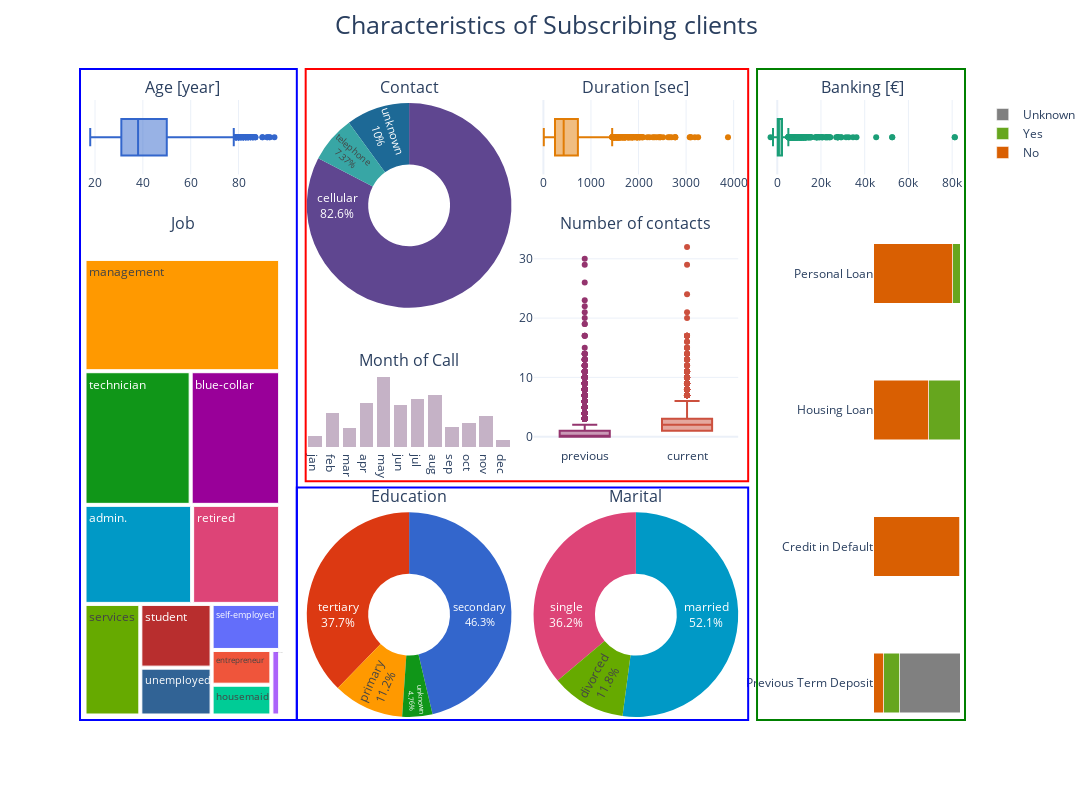

Write notebook code for a chart like this one.
### Markdown cell above
### 1.3.6. Summary

### Code cell
df_temp = df_banking.copy()
df_temp.poutcome = df_temp.poutcome.replace({'unknown': 'Unknown', 'failure': 'Failure', 'success': 'Success', "other": "Unknown"})
df_temp.month = pd.Categorical(df_temp.month, categories=['jan', 'feb', 'mar', 'apr', 'may', 'jun', 'jul', 'aug', 'sep', 'oct', 'nov', 'dec'], ordered=True) 
df_temp = df_temp[df_temp['deposit'] == "1"]


# Create a 3x5 subplot layout with specified spans
fig = make_subplots(
    rows=5, cols=8,
    specs=[
        [{'rowspan': 1, 'colspan': 2}, None, {"type": "domain", 'rowspan': 2, 'colspan': 2}, None, {'rowspan': 1, 'colspan': 2}, None, {'rowspan': 1, 'colspan': 2}, None],
        [{"type": "domain", 'rowspan': 4, 'colspan': 2}, None, None, None, {'rowspan': 2, 'colspan': 2}, None, None, {'rowspan': 1, 'colspan': 1}],
        [None, None, {'rowspan': 1, 'colspan': 2}, None, None, None, None, {'rowspan': 1, 'colspan': 1}],
        [None, None, {"type": "domain", 'rowspan': 2, 'colspan': 2}, None, {"type": "domain", 'rowspan': 2, 'colspan': 2}, None, None, {'rowspan': 1, 'colspan': 1}],
        [None, None, None, None, None, None, None, {'rowspan': 1, 'colspan': 1}],
    ],
    subplot_titles=["Age [year]", "Contact", "Duration [sec]", "Banking [€]", "Job", "Number of contacts", "", "Month of Call", "", "Education", "Marital", "", ""]
)

# Add traces to the subplots based on the specs

# Histogram
fig.add_trace(go.Histogram(x=df_temp.month.sort_values(), name="", showlegend=False, opacity=0.4, marker_color=px.colors.qualitative.Prism[9]), 3, 3)  # month

# Pie
fig.add_trace(go.Pie(labels=df_temp['contact'].value_counts().index, values=df_temp['contact'].value_counts().values, showlegend=False,
                     hole=.4, textinfo='label+percent', textposition='inside', insidetextorientation='radial',
                     marker=dict(colors=px.colors.qualitative.Prism)), 1, 3)                                                             # contact
fig.add_trace(go.Pie(labels=df_temp['education'].value_counts().index, values=df_temp['education'].value_counts().values, showlegend=False,
                     hole=.4, textinfo='label+percent', textposition='inside', insidetextorientation='radial',
                     marker=dict(colors=px.colors.qualitative.G10)), 4, 3)                                                                 # education
fig.add_trace(go.Pie(labels=df_temp['marital'].value_counts().index, values=df_temp['marital'].value_counts().values, showlegend=False,
                     hole=.4, textinfo='label+percent', textposition='inside', insidetextorientation='radial',
                     marker=dict(colors=px.colors.qualitative.G10[5:])), 4, 5)                                                                  # marital   

# Box
fig.add_trace(go.Box(x=df_temp['age'], name='', showlegend=False, marker_color=px.colors.qualitative.G10[0] ), 1, 1)  # age
fig.add_trace(go.Box(x=df_temp['duration'], name='', showlegend=False, marker_color=px.colors.qualitative.Prism[6]), 1, 5)  # duration
fig.add_trace(go.Box(y=df_temp[(df_temp['previous'] < 40)]["previous"], name='previous', showlegend=False, marker_color=px.colors.qualitative.Prism[8]), 2, 5)  # previous
fig.add_trace(go.Box(y=df_temp['campaign'], name='current', showlegend=False, marker_color=px.colors.qualitative.Prism[7]), 2, 5)  # campaign
fig.add_trace(go.Box(x=df_temp['balance'], name='', showlegend=False, marker_color=px.colors.qualitative.Dark2[0]), 1, 7)  # balance

# Bar
# loan
fig.add_trace(go.Bar(x=df_temp[df_temp['loan'] == 0]["loan"].value_counts().values, y=["Personal Loan"],
                     name='No', orientation='h', marker_color=px.colors.qualitative.Dark2[1], showlegend=False), 2, 8)
fig.add_trace(go.Bar(x=df_temp[df_temp['loan'] == 1]["loan"].value_counts().values, y=["Personal Loan"],
                     name='Yes', orientation='h', marker_color=px.colors.qualitative.Dark2[4], showlegend=False), 2, 8)
# housing
fig.add_trace(go.Bar(x=df_temp[df_temp['housing'] == 0]["housing"].value_counts().values, y=["Housing Loan"], orientation='h',
                     name='No', marker_color=px.colors.qualitative.Dark2[1], showlegend=False), 3, 8)
fig.add_trace(go.Bar(x=df_temp[df_temp['housing'] == 1]["housing"].value_counts().values, y=["Housing Loan"], orientation='h',
                     name='Yes', marker_color=px.colors.qualitative.Dark2[4], showlegend=False), 3, 8) 
# default
fig.add_trace(go.Bar(x=df_temp[df_temp['default'] == 0]["default"].value_counts().values, y=["Credit in Default"], orientation='h',
                     name='No', marker_color=px.colors.qualitative.Dark2[1], showlegend=False), 4, 8)
fig.add_trace(go.Bar(x=df_temp[df_temp['default'] == 1]["default"].value_counts().values, y=["Credit in Default"], orientation='h',
                     name='Yes', marker_color=px.colors.qualitative.Dark2[4], showlegend=False), 4, 8) 
# poutcome
fig.add_trace(go.Bar(x=df_temp[df_temp['poutcome'] == "Failure"]["poutcome"].value_counts().values, y=["Previous Term Deposit"], orientation='h',
                     name='No', marker_color=px.colors.qualitative.Dark2[1], showlegend=True), 5, 8)
fig.add_trace(go.Bar(x=df_temp[df_temp['poutcome'] == "Success"]["poutcome"].value_counts().values, y=["Previous Term Deposit"], orientation='h',
                     name='Yes', marker_color=px.colors.qualitative.Dark2[4], showlegend=True), 5, 8) 
fig.add_trace(go.Bar(x=df_temp[df_temp['poutcome'] == "Unknown"]["poutcome"].value_counts().values, y=["Previous Term Deposit"], orientation='h',
                     name='Unknown', marker_color='grey', showlegend=True), 5, 8)

# Treemap
fig.add_trace(go.Treemap(labels=df_temp['job'].value_counts().index, values=df_temp['job'].value_counts().values, parents=[''] * len(df_temp['job'].unique()), 
                         marker=dict(colors=px.colors.qualitative.G10[2:])), 2, 1)  # job

fig.update_xaxes(visible=False, row=2, col=8)  # loan
fig.update_xaxes(visible=False, row=3, col=8)  # housing
fig.update_xaxes(visible=False, row=4, col=8)  # default
fig.update_xaxes(visible=False, row=5, col=8)  # poutcome
fig.update_yaxes(visible=False, row=3, col=3)   # month
 
# Update layout
fig.update_layout(height=800, width=1400, barmode='stack', showlegend=True, template="plotly_white",
                  title={'text': "Characteristics of Subscribing clients", 'font': {'size': 25}, 'x': 0.5, 'xanchor': 'center', 'y': 0.98, 'yanchor': 'top'},
                  margin=dict(t=100),
                  shapes=[
                    # banking
                    dict(type="rect", xref="paper", yref="paper",
                        x0=0.765, x1=1, y0=0, y1=1.05, line=dict(color="green", width=2)),
                    # campaign
                    dict(type="rect", xref="paper", yref="paper",
                        x0=0.255, x1=0.755, y0=0.385, y1=1.05, line=dict(color="red", width=2)),
                    # Vertical part of the L
                    dict(type="rect", xref="paper", yref="paper",
                        x0=0.0, x1=0.245, y0=0, y1=1.05, line=dict(color="blue", width=2)),
                    # Horizontal part of the L
                    dict(type="rect", xref="paper", yref="paper",
                        x0=0.245, x1=0.755, y0=0.0, y1=0.375, line=dict(color="blue", width=2))],
                            )

# Show the figure
fig.show()
fig.write_image("../images/summary.svg")
fig.write_html("../images/summary.html")

### Figure 1 — Plotly figure (JSON) as saved in the notebook; plotly's stock layout.template omitted (floating-point values rounded to 4 significant figures; data arrays with more than 128 entries replaced by an {"elided": "..."} marker saying what was removed)
{"data": [{"marker": {"color": "rgb(111, 64, 112)"}, "name": "", "opacity": 0.4, "showlegend": false, "type": "histogram", "x": {"elided": "5289 str values"}, "xaxis": "x6", "yaxis": "y6"}, {"domain": {"x": [0.2562, 0.4875], "y": [0.66, 1]}, "hole": 0.4, "insidetextorientation": "radial", "labels": ["cellular", "unknown", "telephone"], "marker": {"colors": ["rgb(95, 70, 144)", "rgb(29, 105, 150)", "rgb(56, 166, 165)", "rgb(15, 133, 84)", "rgb(115, 175, 72)", "rgb(237, 173, 8)", "rgb(225, 124, 5)", "rgb(204, 80, 62)", "rgb(148, 52, 110)", "rgb(111, 64, 112)", "rgb(102, 102, 102)"]}, "showlegend": false, "textinfo": "label+percent", "textposition": "inside", "type": "pie", "values": [4369, 530, 390]}, {"domain": {"x": [0.2562, 0.4875], "y": [0, 0.34]}, "hole": 0.4, "insidetextorientation": "radial", "labels": ["secondary", "tertiary", "primary", "unknown"], "marker": {"colors": ["#3366CC", "#DC3912", "#FF9900", "#109618", "#990099", "#0099C6", "#DD4477", "#66AA00", "#B82E2E", "#316395"]}, "showlegend": false, "textinfo": "label+percent", "textposition": "inside", "type": "pie", "values": [2450, 1996, 591, 252]}, {"domain": {"x": [0.5125, 0.7438], "y": [0, 0.34]}, "hole": 0.4, "insidetextorientation": "radial", "labels": ["married", "single", "divorced"], "marker": {"colors": ["#0099C6", "#DD4477", "#66AA00", "#B82E2E", "#316395"]}, "showlegend": false, "textinfo": "label+percent", "textposition": "inside", "type": "pie", "values": [2755, 1912, 622]}, {"marker": {"color": "#3366CC"}, "name": "", "showlegend": false, "type": "box", "x": {"elided": "5289 int values"}, "xaxis": "x", "yaxis": "y"}, {"marker": {"color": "rgb(225, 124, 5)"}, "name": "", "showlegend": false, "type": "box", "x": {"elided": "5289 int values"}, "xaxis": "x2", "yaxis": "y2"}, {"marker": {"color": "rgb(148, 52, 110)"}, "name": "previous", "showlegend": false, "type": "box", "xaxis": "x4", "y": {"elided": "5287 int values"}, "yaxis": "y4"}, {"marker": {"color": "rgb(204, 80, 62)"}, "name": "current", "showlegend": false, "type": "box", "xaxis": "x4", "y": {"elided": "5289 int values"}, "yaxis": "y4"}, {"marker": {"color": "rgb(27,158,119)"}, "name": "", "showlegend": false, "type": "box", "x": {"elided": "5289 int values"}, "xaxis": "x3", "yaxis": "y3"}, {"marker": {"color": "rgb(217,95,2)"}, "name": "No", "orientation": "h", "showlegend": false, "type": "bar", "x": [4805], "xaxis": "x5", "y": ["Personal Loan"], "yaxis": "y5"}, {"marker": {"color": "rgb(102,166,30)"}, "name": "Yes", "orientation": "h", "showlegend": false, "type": "bar", "x": [484], "xaxis": "x5", "y": ["Personal Loan"], "yaxis": "y5"}, {"marker": {"color": "rgb(217,95,2)"}, "name": "No", "orientation": "h", "showlegend": false, "type": "bar", "x": [3354], "xaxis": "x7", "y": ["Housing Loan"], "yaxis": "y7"}, {"marker": {"color": "rgb(102,166,30)"}, "name": "Yes", "orientation": "h", "showlegend": false, "type": "bar", "x": [1935], "xaxis": "x7", "y": ["Housing Loan"], "yaxis": "y7"}, {"marker": {"color": "rgb(217,95,2)"}, "name": "No", "orientation": "h", "showlegend": false, "type": "bar", "x": [5237], "xaxis": "x8", "y": ["Credit in Default"], "yaxis": "y8"}, {"marker": {"color": "rgb(102,166,30)"}, "name": "Yes", "orientation": "h", "showlegend": false, "type": "bar", "x": [52], "xaxis": "x8", "y": ["Credit in Default"], "yaxis": "y8"}, {"marker": {"color": "rgb(217,95,2)"}, "name": "No", "orientation": "h", "showlegend": true, "type": "bar", "x": [618], "xaxis": "x9", "y": ["Previous Term Deposit"], "yaxis": "y9"}, {"marker": {"color": "rgb(102,166,30)"}, "name": "Yes", "orientation": "h", "showlegend": true, "type": "bar", "x": [978], "xaxis": "x9", "y": ["Previous Term Deposit"], "yaxis": "y9"}, {"marker": {"color": "grey"}, "name": "Unknown", "orientation": "h", "showlegend": true, "type": "bar", "x": [3693], "xaxis": "x9", "y": ["Previous Term Deposit"], "yaxis": "y9"}, {"domain": {"x": [0, 0.2312], "y": [0, 0.78]}, "labels": ["management", "technician", "blue-collar", "admin.", "retired", "services", "student", "unemployed", "self-employed", "entrepreneur", "housemaid", "unknown"], "marker": {"colors": ["#FF9900", "#109618", "#990099", "#0099C6", "#DD4477", "#66AA00", "#B82E2E", "#316395"]}, "parents": ["", "", "", "", "", "", "", "", "", "", "", ""], "type": "treemap", "values": [1301, 840, 708, 631, 516, 369, 269, 202, 187, 123, 109, 34]}], "layout": {"annotations": [{"font": {"size": 16}, "showarrow": false, "text": "Age [year]", "x": 0.1156, "xanchor": "center", "xref": "paper", "y": 1, "yanchor": "bottom", "yref": "paper"}, {"font": {"size": 16}, "showarrow": false, "text": "Contact", "x": 0.3719, "xanchor": "center", "xref": "paper", "y": 1, "yanchor": "bottom", "yref": "paper"}, {"font": {"size": 16}, "showarrow": false, "text": "Duration [sec]", "x": 0.6281, "xanchor": "center", "xref": "paper", "y": 1, "yanchor": "bottom", "yref": "paper"}, {"font": {"size": 16}, "showarrow": false, "text": "Banking [€]", "x": 0.8844, "xanchor": "center", "xref": "paper", "y": 1, "yanchor": "bottom", "yref": "paper"}, {"font": {"size": 16}, "showarrow": false, "text": "Job", "x": 0.1156, "xanchor": "center", "xref": "paper", "y": 0.78, "yanchor": "bottom", "yref": "paper"}, {"font": {"size": 16}, "showarrow": false, "text": "Number of contacts", "x": 0.6281, "xanchor": "center", "xref": "paper", "y": 0.78, "yanchor": "bottom", "yref": "paper"}, {"font": {"size": 16}, "showarrow": false, "text": "Month of Call", "x": 0.3719, "xanchor": "center", "xref": "paper", "y": 0.56, "yanchor": "bottom", "yref": "paper"}, {"font": {"size": 16}, "showarrow": false, "text": "Education", "x": 0.3719, "xanchor": "center", "xref": "paper", "y": 0.34, "yanchor": "bottom", "yref": "paper"}, {"font": {"size": 16}, "showarrow": false, "text": "Marital", "x": 0.6281, "xanchor": "center", "xref": "paper", "y": 0.34, "yanchor": "bottom", "yref": "paper"}], "barmode": "stack", "height": 800, "margin": {"t": 100}, "shapes": [{"line": {"color": "green", "width": 2}, "type": "rect", "x0": 0.765, "x1": 1, "xref": "paper", "y0": 0, "y1": 1.05, "yref": "paper"}, {"line": {"color": "red", "width": 2}, "type": "rect", "x0": 0.255, "x1": 0.755, "xref": "paper", "y0": 0.385, "y1": 1.05, "yref": "paper"}, {"line": {"color": "blue", "width": 2}, "type": "rect", "x0": 0, "x1": 0.245, "xref": "paper", "y0": 0, "y1": 1.05, "yref": "paper"}, {"line": {"color": "blue", "width": 2}, "type": "rect", "x0": 0.245, "x1": 0.755, "xref": "paper", "y0": 0, "y1": 0.375, "yref": "paper"}], "showlegend": true, "title": {"font": {"size": 25}, "text": "Characteristics of Subscribing clients", "x": 0.5, "xanchor": "center", "y": 0.98, "yanchor": "top"}, "width": 1400, "xaxis": {"anchor": "y", "domain": [0, 0.2312]}, "xaxis2": {"anchor": "y2", "domain": [0.5125, 0.7438]}, "xaxis3": {"anchor": "y3", "domain": [0.7688, 1]}, "xaxis4": {"anchor": "y4", "domain": [0.5125, 0.7438]}, "xaxis5": {"anchor": "y5", "domain": [0.8969, 1], "visible": false}, "xaxis6": {"anchor": "y6", "domain": [0.2562, 0.4875]}, "xaxis7": {"anchor": "y7", "domain": [0.8969, 1], "visible": false}, "xaxis8": {"anchor": "y8", "domain": [0.8969, 1], "visible": false}, "xaxis9": {"anchor": "y9", "domain": [0.8969, 1], "visible": false}, "yaxis": {"anchor": "x", "domain": [0.88, 1]}, "yaxis2": {"anchor": "x2", "domain": [0.88, 1]}, "yaxis3": {"anchor": "x3", "domain": [0.88, 1]}, "yaxis4": {"anchor": "x4", "domain": [0.44, 0.78]}, "yaxis5": {"anchor": "x5", "domain": [0.66, 0.78]}, "yaxis6": {"anchor": "x6", "domain": [0.44, 0.56], "visible": false}, "yaxis7": {"anchor": "x7", "domain": [0.44, 0.56]}, "yaxis8": {"anchor": "x8", "domain": [0.22, 0.34]}, "yaxis9": {"anchor": "x9", "domain": [0, 0.12]}}}
